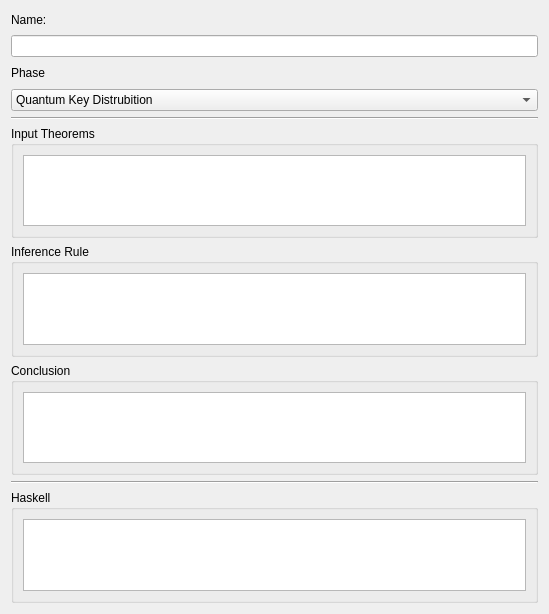
<?xml version="1.0" encoding="UTF-8"?>
<ui version="4.0">
 <class>Form</class>
 <widget class="QWidget" name="Form">
  <property name="geometry">
   <rect>
    <x>0</x>
    <y>0</y>
    <width>549</width>
    <height>614</height>
   </rect>
  </property>
  <property name="windowTitle">
   <string>Form</string>
  </property>
  <layout class="QVBoxLayout" name="verticalLayout_2">
   <item>
    <layout class="QVBoxLayout" name="verticalLayout">
     <item>
      <layout class="QHBoxLayout" name="horizontalLayout">
       <item>
        <widget class="QLabel" name="label">
         <property name="text">
          <string>Name:</string>
         </property>
        </widget>
       </item>
       <item>
        <spacer name="horizontalSpacer_2">
         <property name="orientation">
          <enum>Qt::Horizontal</enum>
         </property>
         <property name="sizeHint" stdset="0">
          <size>
           <width>40</width>
           <height>18</height>
          </size>
         </property>
        </spacer>
       </item>
      </layout>
     </item>
     <item>
      <widget class="QLineEdit" name="lineEditName"/>
     </item>
     <item>
      <layout class="QHBoxLayout" name="horizontalLayout_2">
       <item>
        <widget class="QLabel" name="label_2">
         <property name="text">
          <string>Phase</string>
         </property>
        </widget>
       </item>
       <item>
        <spacer name="horizontalSpacer">
         <property name="orientation">
          <enum>Qt::Horizontal</enum>
         </property>
         <property name="sizeHint" stdset="0">
          <size>
           <width>40</width>
           <height>20</height>
          </size>
         </property>
        </spacer>
       </item>
      </layout>
     </item>
     <item>
      <widget class="QComboBox" name="comboBoxPhase">
       <item>
        <property name="text">
         <string>Quantum Key Distrubition</string>
        </property>
       </item>
      </widget>
     </item>
     <item>
      <widget class="Line" name="line">
       <property name="orientation">
        <enum>Qt::Horizontal</enum>
       </property>
      </widget>
     </item>
     <item>
      <widget class="QGroupBox" name="groupBox">
       <property name="title">
        <string>Input Theorems</string>
       </property>
       <layout class="QGridLayout" name="gridLayout">
        <item row="0" column="0">
         <widget class="QPlainTextEdit" name="textEditInputThrms"/>
        </item>
       </layout>
      </widget>
     </item>
     <item>
      <widget class="QGroupBox" name="groupBox_2">
       <property name="title">
        <string>Inference Rule</string>
       </property>
       <layout class="QGridLayout" name="gridLayout_2">
        <item row="0" column="0">
         <widget class="QPlainTextEdit" name="textEditProofThrms"/>
        </item>
       </layout>
      </widget>
     </item>
     <item>
      <widget class="QGroupBox" name="groupBox_3">
       <property name="title">
        <string>Conclusion</string>
       </property>
       <layout class="QGridLayout" name="gridLayout_3">
        <item row="0" column="0">
         <widget class="QPlainTextEdit" name="textEditConclusionThrms"/>
        </item>
       </layout>
      </widget>
     </item>
     <item>
      <widget class="Line" name="line_2">
       <property name="orientation">
        <enum>Qt::Horizontal</enum>
       </property>
      </widget>
     </item>
     <item>
      <widget class="QGroupBox" name="groupBox_4">
       <property name="title">
        <string>Haskell</string>
       </property>
       <layout class="QGridLayout" name="gridLayout_4">
        <item row="0" column="0">
         <widget class="QPlainTextEdit" name="textEditHaskell"/>
        </item>
       </layout>
      </widget>
     </item>
    </layout>
   </item>
  </layout>
 </widget>
 <resources/>
 <connections/>
</ui>
